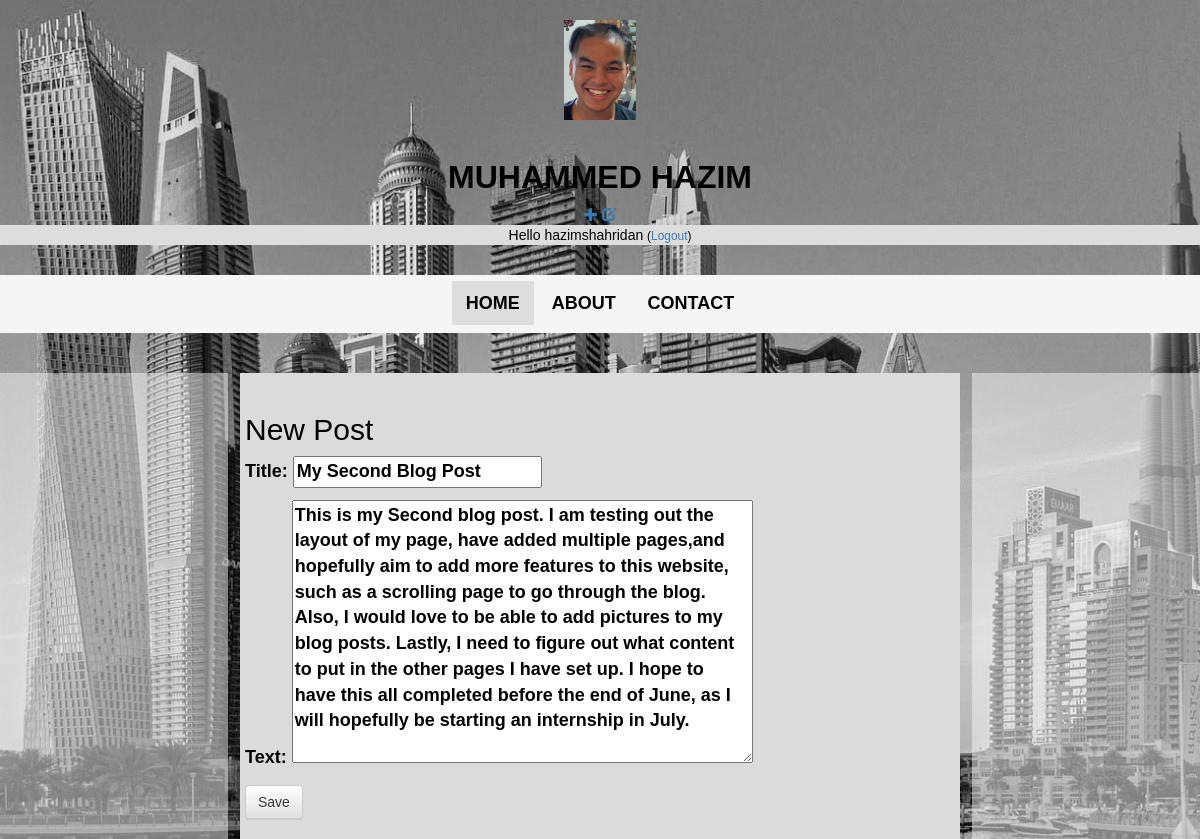
Page /post/6/edit/ (signed in) on the committed database.
### blog/models.py (models this page shows, shortened)
class Post(models.Model):
    author=models.ForeignKey(settings.AUTH_USER_MODEL, on_delete=models.CASCADE)
    title= models.CharField(max_length=200)
    text= models.TextField()
    created_date = models.DateTimeField(default=timezone.now)
    published_date = models.DateTimeField(blank=True,null=True)

### blog/views.py (the view)
# urls.py: path('post/<int:pk>/edit/', views.post_edit, name='post_edit'),
@login_required
def post_edit(request, pk):
    post = get_object_or_404(Post, pk=pk)
    if request.method=="POST":
        form = PostForm(request.POST, instance=post)
        if form.is_valid():
            post=form.save(commit=False)
            post.author=request.user
            post.save()
            return redirect('post_detail', pk=post.pk)
    else:
        form = PostForm(instance=post)
    return render(request, 'blog/post_edit.html', {'form':form})

### blog/forms.py
class PostForm(forms.ModelForm):
    class Meta:
        model = Post
        fields= ('title','text',)

### blog/templates/blog/post_edit.html
{% extends 'blog/base.html' %} {% block content %}
<h2>New Post</h2>
<form method="POST" class="post-form">
  {% csrf_token %} {{form.as_p}}
  <button type="submit" class="save btn btn-default">Save</button>
</form>
{% endblock %}

### blog/templates/blog/base.html (shortened to what this page needs)
{% load static %}
<!DOCTYPE html>
<html>
  <head>
    <link
      rel="stylesheet"
      href="//maxcdn.bootstrapcdn.com/bootstrap/3.2.0/css/bootstrap.min.css"
    />
    <link
      rel="stylesheet"
      href="//maxcdn.bootstrapcdn.com/bootstrap/3.2.0/css/bootstrap-theme.min.css"
    />
    <link rel="stylesheet" href="{% static 'css/styles.css' %}" />
  </head>
  <body>
    <div class="profilepic" style="padding-top: 20px;">
      <img src="{% static 'imgs/IMG-4012.JPG' %}" alt="icon" height="100px" />
    </div>
    <br />
    <div class="ttl">
      <h1
        style="
          font-family: Arial, Helvetica, sans-serif;
          font-weight: bold;
          font-size: xx-large;
        "
      >
        MUHAMMED HAZIM
      </h1>
      {% if user.is_authenticated %}
      <a href="{% url 'post_new' %}" class="top_menu"
        ><span class="glyphicon glyphicon-plus"></span
      ></a>
      <a href="{% url 'post_draft_list' %}" class="top-menu"
        ><span class="glyphicon glyphicon-edit"></span
      ></a>
      <p class="top menu" style="background-color: #ddd;">
        Hello {{user.username}}
        <small> (<a href="{% url 'logout' %}">Logout</a>)</small>
      </p>
      {% else %}
      <a href="{% url 'login' %}" class="top-menu"
        ><span class="glyphicon glyphicon-lock"></span
      ></a>
      {% endif %}
    </div>
    <br />
    <div class="taskbar">
      <a class="active" href="{% url 'post_list' %}">HOME</a>
      <a href="{% url 'webpage2' %}">ABOUT</a>
      <a href="{% url 'webpage3' %}">CONTACT</a>
    </div>
    <br />
    <br />
    <div class="tempholder">
      <div class="ltemp">
        <div class="lcont">
        </div>
      </div>
      <div class="main">
        <div class="content_container">
          <div class="row">
            <div class="text">
              {% block content %} {% endblock %}
            </div>
          </div>
        </div>
      </div>
      <div class="rtemp">
        <div class="rcont">
        </div>
      </div>
    </div>
  </body>
</html>

### blog/static/css/styles.css (style rules this page uses)
html, body { height: 100%; margin: 0; }
.tempholder { display: flex; height: fit-content; }
.ltemp { width: 20%; float: left; }
.lcont { float: left; width: 95%; height: 100%; background-color: whitesmoke; text-align: center; }
.main { width: 60%; height: 100%; float: left; background-color: rgb(219, 219, 219); }
.rtemp { width: 20%; float: right; }
.rtemp .rcont { width: 95%; height: 100%; float: right; background-color: whitesmoke; text-align: center; }
.profilepic { text-align: center; height: 120px; padding-top: 20px; }
.ttl { font-family: Arial, Helvetica, sans-serif; color: black; text-align: center; }
.taskbar { text-align: center; background-color: whitesmoke; padding-top: 16px; padding-bottom: 16px; }
.taskbar a { color: black; text-align: center; padding: 12px 14px; text-decoration: none; font-size: large; font-weight: bold; }
.taskbar a.active { background-color: #dddddd; }
.content_container { text-align: start; padding: 20px; }
.text { font-family: Arial, Helvetica, sans-serif; font-weight: bold; font-size: large; }

### rows in the picture
Post: title "My Second Blog Post", text "This is my Second blog post. I am testing out the layout of my page, have added multiple pages,and hopefully aim to add more features to this website, such as a scrolling page to go through the blog. Also, I would love to be able to add pictures to my blog posts. Lastly, I need to figure out what content to put in the other pages I have set up. I hope to have this all completed before the end of June, as I will hopefully be starting an internship in July."

### other values in the picture
{{ user.username }} "hazimshahridan"
